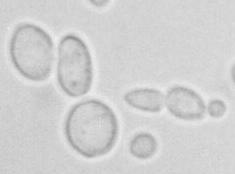
#> input picture Original/Cinza/cells_yeast.jpg, 235 x 174 px, given as the content of the folder Original/PB, which was not available
$ python morphological.py
#> lines starting #> are read from the running program, lines starting #| are printed output that depends on the picture; pictures that were not available may be replaced by others from this repository, and a replacement may not be noted
#! .Python3-env/bin/python

#Program Libraries
import cv2
import numpy as np
import os
from PIL import Image, ImageDraw, ImageFont #dynamic import
from os import listdir
from os.path import isfile, join
from skimage.morphology import disk
from matplotlib import pyplot as plt

#Structure for saved files in paste
PathTypeApp = ("Erode","Dilate","Opening","Closing")
PathFileImagens = ("BW","Gray")

nameBW = [f for f in listdir("Original/PB") if isfile(join("Original/PB", f))]
nameGray = [f for f in listdir("Original/Cinza") if isfile(join("Original/Cinza", f))]

#Criation directories of the imagens output
os.makedirs("Output/", exist_ok=True)
os.makedirs("Output/Hist-Input/BW", exist_ok=True)
os.makedirs("Output/Hist-Input/Gray", exist_ok=True)

for i in range(len(PathTypeApp)):
    for j in range(len(PathFileImagens)):
        for k in range(len(nameGray)):
            if((j == 0) and (k == 3)):
                continue;
            else:
                os.makedirs("Output/"+ PathTypeApp[i] + "/" + PathFileImagens[j] + "/" + str(k+1), exist_ok=True)

##kernel
kernel = ([[cv2.getStructuringElement(cv2.MORPH_RECT,(3,3)),cv2.getStructuringElement(cv2.MORPH_RECT,(5,5)),cv2.getStructuringElement(cv2.MORPH_RECT,(7,7))],
            [np.ones((1, 3), dtype=np.uint8),np.ones((1, 5), dtype=np.uint8),np.ones((1, 7),  dtype=np.uint8)],
            [disk(int(3/2)),disk(int(5/2)),disk(int(7/2))]])


def apErosion(imagem, kernel, local, id, idK):

    imagEroTemp = cv2.erode(imagem,kernel,iterations = 1)

    pathWrite = "Output/Erode/" + local + "/"+ str(id+1) + "/img"+ str(id+1) + "Kernel"+ str(idK)

    cv2.imwrite(pathWrite + ".png", imagEroTemp)

    plt.cla()

    plt.clf()

    plt.hist(imagEroTemp.ravel(),256,[0,256], fc='k', ec='k')

    plt.xlabel('Intensidade', fontsize=18)

    plt.ylabel('Quantidade de pixel', fontsize=16)

    plt.savefig(pathWrite + "-H.png")

def apDilate(imagem, kernel, local, id, idK):

    imagEroTemp = cv2.dilate(imagem,kernel,iterations = 1)

    pathWrite = "Output/Dilate/" + local + "/"+ str(id+1) + "/img"+ str(id+1) + "Kernel"+ str(idK)

    cv2.imwrite(pathWrite + ".png", imagEroTemp)

    plt.cla()

    plt.clf()

    plt.hist(imagEroTemp.ravel(),256,[0,256], fc='k', ec='k')

    plt.xlabel('Intensidade', fontsize=18)

    plt.ylabel('Quantidade de pixel', fontsize=16)

    plt.savefig(pathWrite + "-H.png")

def apOpening(imagem, kernel, local, id, idK):

    imagEroTemp = cv2.morphologyEx(imagem, cv2.MORPH_OPEN, kernel)

    pathWrite = "Output/Opening/" + local + "/"+ str(id+1) + "/img"+ str(id+1) + "Kernel"+ str(idK)

    cv2.imwrite(pathWrite + ".png", imagEroTemp)

    plt.cla()

    plt.clf()

    plt.hist(imagEroTemp.ravel(),256,[0,256], fc='k', ec='k')

    plt.xlabel('Intensidade', fontsize=18)

    plt.ylabel('Quantidade de pixel', fontsize=16)

    plt.savefig(pathWrite + "-H.png")

def apClosing(imagem, kernel, local, id, idK):

    imagEroTemp = cv2.morphologyEx(imagem, cv2.MORPH_CLOSE, kernel)

    pathWrite = "Output/Closing/" + local + "/"+ str(id+1) + "/img"+ str(id+1) + "Kernel"+ str(idK)

    cv2.imwrite(pathWrite + ".png", imagEroTemp)

    plt.cla()

    plt.clf()

    plt.hist(imagEroTemp.ravel(),256,[0,256], fc='k', ec='k')

    plt.xlabel('Intensidade', fontsize=18)

    plt.ylabel('Quantidade de pixel', fontsize=16)

    plt.savefig(pathWrite + "-H.png")

for i in range(len(nameGray)):

    if(i==3):


        plt.cla()

        plt.clf()

        plt.hist(cv2.cvtColor(cv2.imread("Original/Cinza/" + str(nameGray[i])), cv2.COLOR_BGR2GRAY).ravel(),256,[0,256], fc='k', ec='k')

        plt.xlabel('Intensidade', fontsize=18)

        plt.ylabel('Quantidade de pixel', fontsize=16)

        plt.savefig("Output/Hist-Input/Gray/" + str(nameGray[i]) + "-H.png")


    else:

        plt.cla()

        plt.clf()

        plt.hist(cv2.cvtColor(cv2.imread("Original/PB/" + str(nameBW[i])), cv2.COLOR_BGR2GRAY).ravel(),256,[0,256], fc='k', ec='k')

        plt.xlabel('Intensidade', fontsize=18)

        plt.ylabel('Quantidade de pixel', fontsize=16)

        plt.savefig("Output/Hist-Input/BW/" + str(nameBW[i]) + "-H.png")
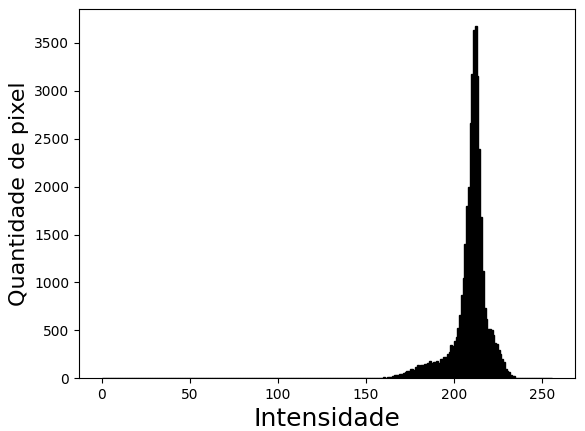
#> figure drawn by matplotlib, 1 panel; tallest bar 3675 high, from x = 212 to 213

        plt.cla()

        plt.clf()

        plt.hist(cv2.cvtColor(cv2.imread("Original/Cinza/" + str(nameGray[i])), cv2.COLOR_BGR2GRAY).ravel(),256,[0,256], fc='k', ec='k')

        plt.xlabel('Intensidade', fontsize=18)

        plt.ylabel('Quantidade de pixel', fontsize=16)

        plt.savefig("Output/Hist-Input/Gray/" + str(nameGray[i]) + "-H.png")

    for j in range(3):
        for k in range(3):
            if(i==3):

                apErosion(cv2.cvtColor(cv2.imread("Original/Cinza/" + str(nameGray[i])), cv2.COLOR_BGR2GRAY),kernel[j][k], PathFileImagens[1],i, str(j+1) + str(k+1))

                apDilate(cv2.cvtColor(cv2.imread("Original/Cinza/" + str(nameGray[i])), cv2.COLOR_BGR2GRAY),kernel[j][k], PathFileImagens[1],i, str(j+1) + str(k+1))

                apOpening(cv2.cvtColor(cv2.imread("Original/Cinza/" + str(nameGray[i])), cv2.COLOR_BGR2GRAY),kernel[j][k], PathFileImagens[1],i, str(j+1) + str(k+1))

                apClosing(cv2.cvtColor(cv2.imread("Original/Cinza/" + str(nameGray[i])), cv2.COLOR_BGR2GRAY),kernel[j][k], PathFileImagens[1],i, str(j+1) + str(k+1))

            else:
                apErosion(cv2.cvtColor(cv2.imread("Original/PB/" + str(nameBW[i])), cv2.COLOR_BGR2GRAY),kernel[j][k], PathFileImagens[0],i, str(j+1) + str(k+1))
#> in apErosion, `plt.savefig(pathWrite + "-H.png")`:
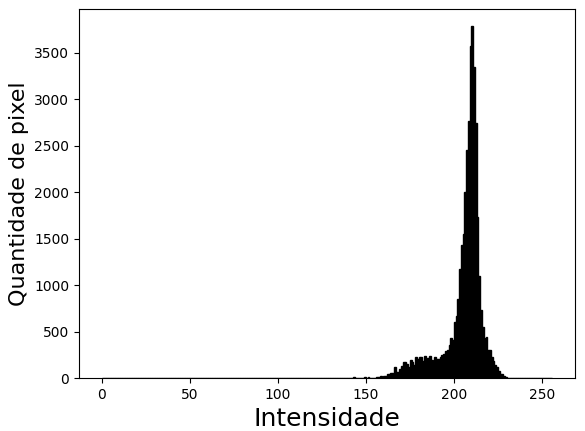
#> figure drawn by matplotlib, 1 panel; tallest bar 3788 high, from x = 210 to 211
                apErosion(cv2.cvtColor(cv2.imread("Original/Cinza/" + str(nameGray[i])), cv2.COLOR_BGR2GRAY),kernel[j][k], PathFileImagens[1],i, str(j+1) + str(k+1))

                apDilate(cv2.cvtColor(cv2.imread("Original/PB/" + str(nameBW[i])), cv2.COLOR_BGR2GRAY),kernel[j][k], PathFileImagens[0],i, str(j+1) + str(k+1))
#> in apDilate, `plt.savefig(pathWrite + "-H.png")`:
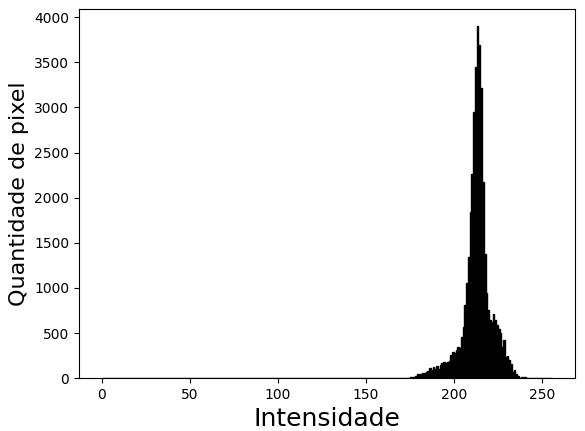
#> figure drawn by matplotlib, 1 panel; tallest bar 3900 high, from x = 213 to 214
                apDilate(cv2.cvtColor(cv2.imread("Original/Cinza/" + str(nameGray[i])), cv2.COLOR_BGR2GRAY),kernel[j][k], PathFileImagens[1],i, str(j+1) + str(k+1))

                apOpening(cv2.cvtColor(cv2.imread("Original/PB/" + str(nameBW[i])), cv2.COLOR_BGR2GRAY),kernel[j][k], PathFileImagens[0],i, str(j+1) + str(k+1))
                apOpening(cv2.cvtColor(cv2.imread("Original/Cinza/" + str(nameGray[i])), cv2.COLOR_BGR2GRAY),kernel[j][k], PathFileImagens[1],i, str(j+1) + str(k+1))

                apClosing(cv2.cvtColor(cv2.imread("Original/PB/" + str(nameBW[i])), cv2.COLOR_BGR2GRAY),kernel[j][k], PathFileImagens[0],i, str(j+1) + str(k+1))
#> in apClosing, `plt.savefig(pathWrite + "-H.png")`:
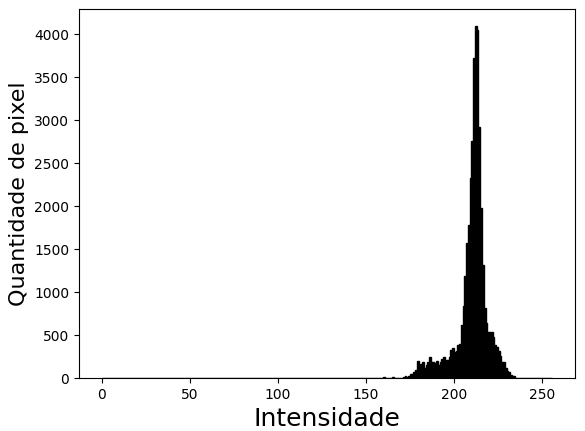
#> figure drawn by matplotlib, 1 panel; tallest bar 4091 high, from x = 212 to 213
                apClosing(cv2.cvtColor(cv2.imread("Original/Cinza/" + str(nameGray[i])), cv2.COLOR_BGR2GRAY),kernel[j][k], PathFileImagens[1],i, str(j+1) + str(k+1))
#> (the run stopped early here; a loop or call above may not have finished)
